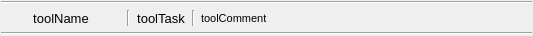
<?xml version="1.0" encoding="UTF-8"?>
<ui version="4.0">
 <class>Form</class>
 <widget class="QWidget" name="Form">
  <property name="geometry">
   <rect>
    <x>0</x>
    <y>0</y>
    <width>533</width>
    <height>36</height>
   </rect>
  </property>
  <property name="windowTitle">
   <string>Tool Widget</string>
  </property>
  <layout class="QGridLayout" name="gridLayout">
   <property name="margin">
    <number>1</number>
   </property>
   <item row="1" column="0">
    <widget class="QLabel" name="lToolName">
     <property name="minimumSize">
      <size>
       <width>120</width>
       <height>0</height>
      </size>
     </property>
     <property name="maximumSize">
      <size>
       <width>120</width>
       <height>16777215</height>
      </size>
     </property>
     <property name="font">
      <font>
       <pointsize>10</pointsize>
      </font>
     </property>
     <property name="text">
      <string>toolName</string>
     </property>
     <property name="alignment">
      <set>Qt::AlignCenter</set>
     </property>
    </widget>
   </item>
   <item row="1" column="4">
    <widget class="QLabel" name="lToolComment">
     <property name="font">
      <font>
       <pointsize>8</pointsize>
      </font>
     </property>
     <property name="text">
      <string>toolComment</string>
     </property>
    </widget>
   </item>
   <item row="1" column="2">
    <widget class="QLabel" name="lToolTask">
     <property name="minimumSize">
      <size>
       <width>50</width>
       <height>0</height>
      </size>
     </property>
     <property name="maximumSize">
      <size>
       <width>50</width>
       <height>16777215</height>
      </size>
     </property>
     <property name="font">
      <font>
       <pointsize>10</pointsize>
      </font>
     </property>
     <property name="text">
      <string>toolTask</string>
     </property>
     <property name="alignment">
      <set>Qt::AlignCenter</set>
     </property>
    </widget>
   </item>
   <item row="1" column="1">
    <widget class="Line" name="line">
     <property name="orientation">
      <enum>Qt::Vertical</enum>
     </property>
    </widget>
   </item>
   <item row="1" column="3">
    <widget class="Line" name="line_2">
     <property name="orientation">
      <enum>Qt::Vertical</enum>
     </property>
    </widget>
   </item>
   <item row="0" column="0" colspan="5">
    <widget class="Line" name="line_3">
     <property name="orientation">
      <enum>Qt::Horizontal</enum>
     </property>
    </widget>
   </item>
   <item row="2" column="0" colspan="5">
    <widget class="Line" name="line_4">
     <property name="orientation">
      <enum>Qt::Horizontal</enum>
     </property>
    </widget>
   </item>
  </layout>
 </widget>
 <resources/>
 <connections/>
</ui>
